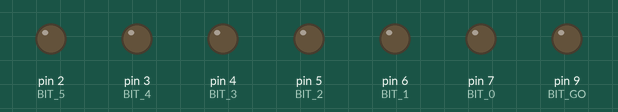
This sketch was run on a simulated Arduino Uno, built with avr-gcc and run on an emulated ATmega328P. On the bench: output pins drawn as LEDs (lit = HIGH).

Above: at 0.1 s.
At 5.1 s:
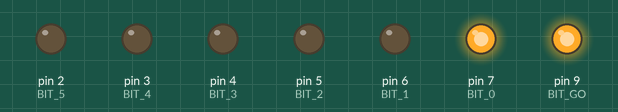
At 9.3 s:
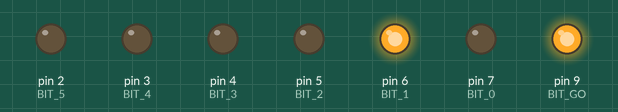
At 17.8 s:
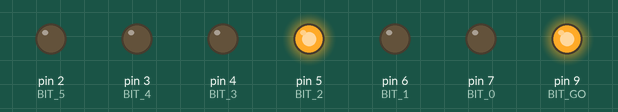
At 26.3 s:
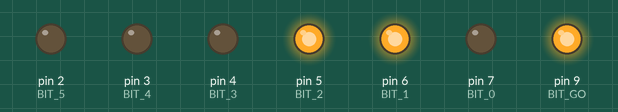
At 34.8 s:
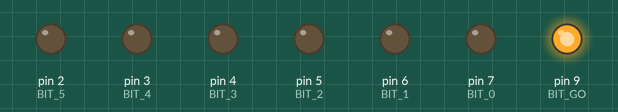
Timing chart, 0 to 40.0 s (numbered marks = the images above):
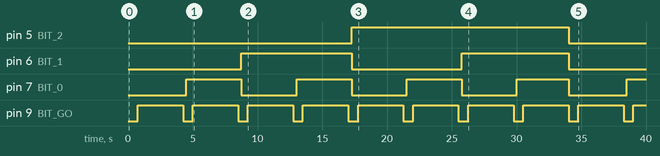

Measured:
- by itself, pin 5 (BIT_2): LOW → HIGH at 17.3 s, → LOW 16.8 s later
- by itself, pin 6 (BIT_1): alternates HIGH for 8.4 s and LOW for 8.5 s
- by itself, pin 7 (BIT_0): alternates HIGH for 4.3 s and LOW for 4.3 s
- by itself, pin 9 (BIT_GO): alternates HIGH for 3.5 s and LOW for 0.75 s

The sketch:

helloSMCMotorLogic_Mega2560.ino
```cpp
/*

 1/4 inch increments to mm:
	0 -	0
	1 -	6.35
	2 -	12.7
	3 -	19.05
	4 -	25.4
	5 -	31.75
	6 -	38.1
	7 -	44.45
	8 - 50.8
 */

#include <Arduino.h>

#define BIT_5 2
#define BIT_4 3
#define BIT_3 4
#define BIT_2 5
#define BIT_1 6
#define BIT_0 7

#define BIT_GO 9

void delaySafeMilli(unsigned long timeToWait) {
	unsigned long start_time = millis();
	while (millis() - start_time <= timeToWait) {}
}

void setBinaryOutput(int instruction_index) {
	digitalWrite(BIT_5, 0B100000 & instruction_index);
	digitalWrite(BIT_4, 0B010000 & instruction_index);
	digitalWrite(BIT_3, 0B001000 & instruction_index);
	digitalWrite(BIT_2, 0B000100 & instruction_index);
	digitalWrite(BIT_1, 0B000010 & instruction_index);
	digitalWrite(BIT_0, 0B000001 & instruction_index);
}

void setup() {
	for (int i = 2; i <= 7; ++i) {
		pinMode(i, OUTPUT);
	}

	pinMode(BIT_GO, OUTPUT);
}

void loop() {
	for (int i = 0; i <= 7; ++i) {
		delaySafeMilli(250);
		setBinaryOutput(i);
		delaySafeMilli(500);
		digitalWrite(BIT_GO, HIGH);
		delaySafeMilli(3500);
		digitalWrite(BIT_GO, LOW);
	}

	for (int i = 2; i <= 7; ++i) {
		digitalWrite(i, LOW);
	}

}
```
